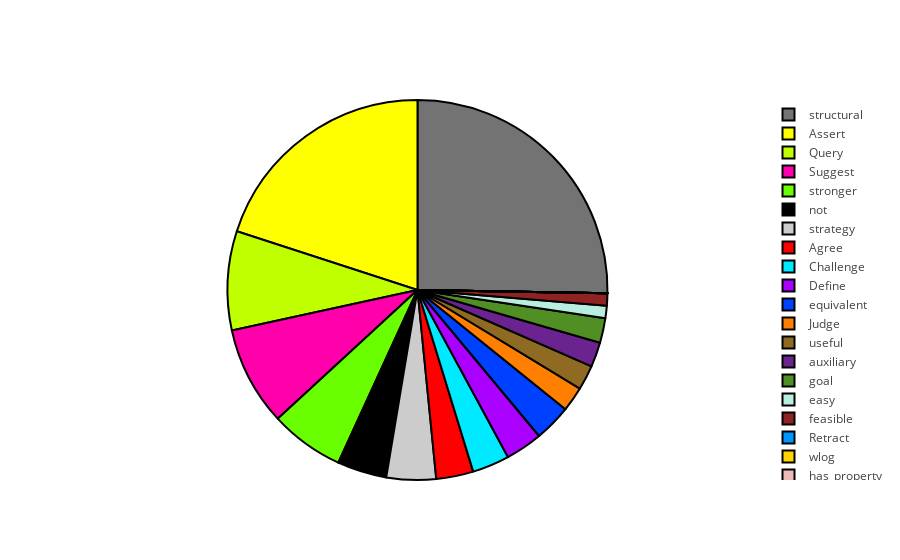

The notebook cell saved with this chart:
### Code cell
labels = ['Agree', 'Assert', 'Challenge', 'Define', 'Judge', 'Query', 'Retract', 'Suggest',
          'not','wlog', 'stronger', 'equivalent', 'has_property', 'case_split','instance_of',
          'beautiful', 'easy', 'feasible', 'plausible', 'useful',
          'auxiliary', 'goal', 'strategy', 'structural']
colors =  ['#FF0000',
'#FFFF00',
'#00EAFF',
'#AA00FF',
'#FF7F00',
'#BFFF00',
'#0095FF',
'#FF00AA',
'#000000',           
'#FFD400',
'#6AFF00',
'#0040FF',
'#EDB9B9',
'#B9D7ED',
'#E7E9B9',
'#DCB9ED',
'#B9EDE0',
'#8F2323',
'#23628F',
'#8F6A23',
'#6B238F',
'#4F8F23',
'#CCCCCC',
'#737373']

values = [3, 19, 3, 3, 2, 8, 0, 8, 4, 0, 6, 3, 0, 0, 0, 0, 1, 1, 0, 2, 2, 2, 4, 24]

trace = Pie(labels=labels, values=values,
               hoverinfo='label+percent', textinfo='none', 
               textfont=dict(size=20),
               marker=dict(colors=colors, 
                           line=dict(color='#000000', width=2)),
               showlegend=True,
               name="Conjecture",
               insidetextfont=dict(color="white"))

iplot([trace], filename='styled_pie_chart')

### Figure 1 — Plotly figure (JSON) as saved in the notebook; plotly's stock layout.template omitted (floating-point values rounded to 4 significant figures)
{"data": [{"hoverinfo": "label+percent", "insidetextfont": {"color": "white"}, "labels": ["Agree", "Assert", "Challenge", "Define", "Judge", "Query", "Retract", "Suggest", "not", "wlog", "stronger", "equivalent", "has_property", "case_split", "instance_of", "beautiful", "easy", "feasible", "plausible", "useful", "auxiliary", "goal", "strategy", "structural"], "marker": {"colors": ["#FF0000", "#FFFF00", "#00EAFF", "#AA00FF", "#FF7F00", "#BFFF00", "#0095FF", "#FF00AA", "#000000", "#FFD400", "#6AFF00", "#0040FF", "#EDB9B9", "#B9D7ED", "#E7E9B9", "#DCB9ED", "#B9EDE0", "#8F2323", "#23628F", "#8F6A23", "#6B238F", "#4F8F23", "#CCCCCC", "#737373"], "line": {"color": "#000000", "width": 2}}, "name": "Conjecture", "showlegend": true, "textfont": {"size": 20}, "textinfo": "none", "type": "pie", "values": [3, 19, 3, 3, 2, 8, 0, 8, 4, 0, 6, 3, 0, 0, 0, 0, 1, 1, 0, 2, 2, 2, 4, 24]}], "layout": {}}
